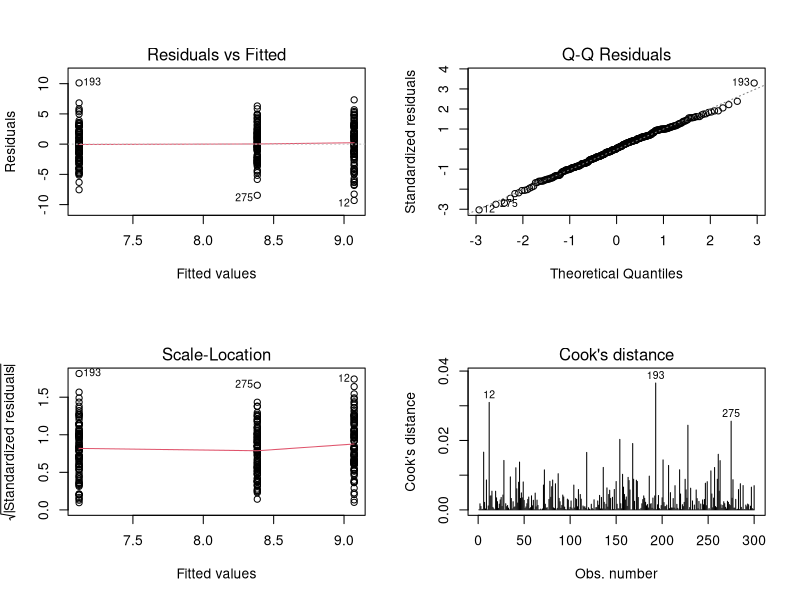
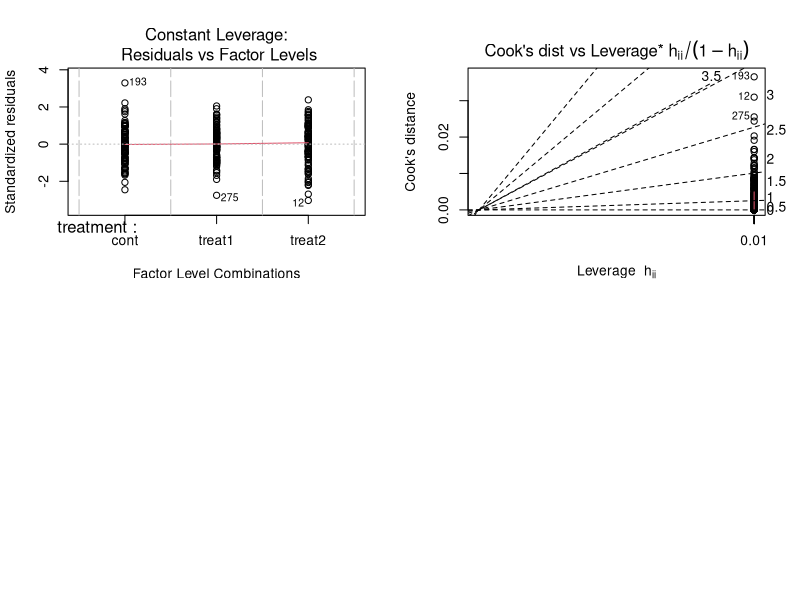
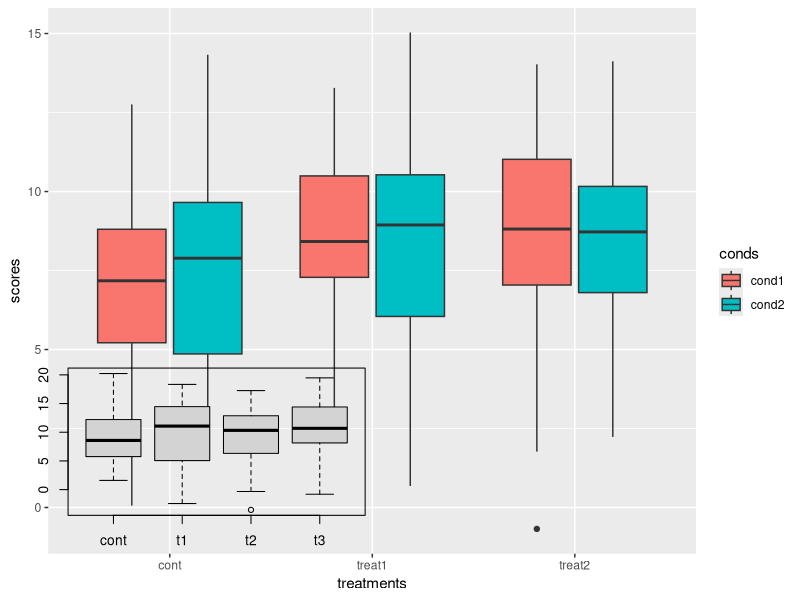
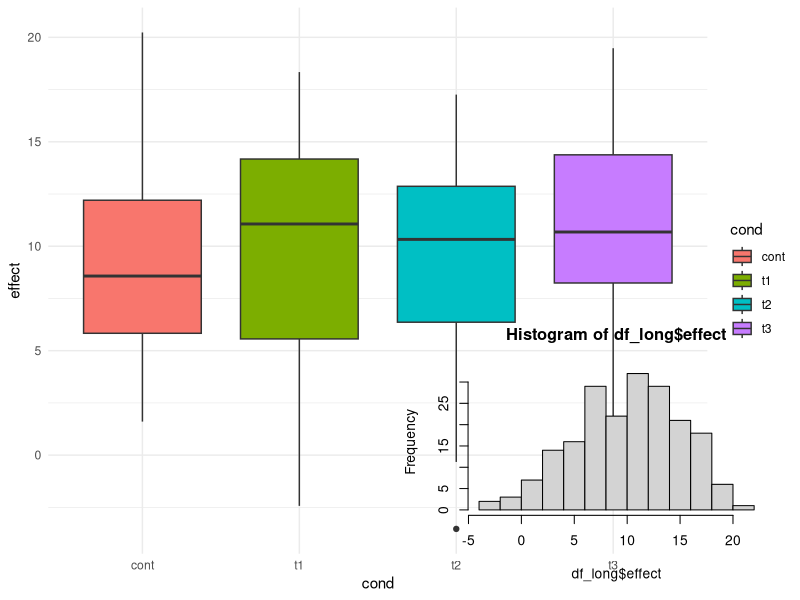
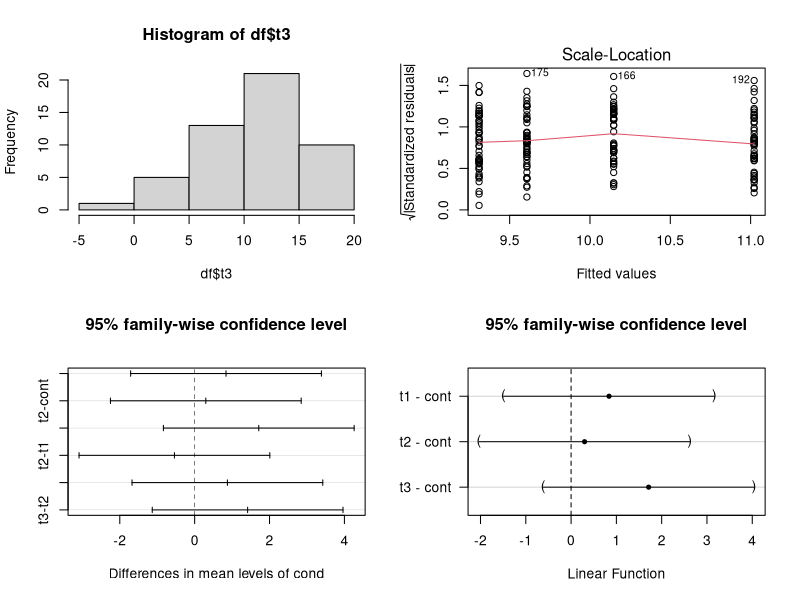

Reproduce these figures in R, in order.
library(tidyverse)
library(multcomp)
library(car) 
library(rstatix)

df <- data.frame(subj = paste("subject", 1:100, sep = "_"),
                 cont = rnorm(100, 7, 3),
                 treat1 = rnorm(100, 8.5, 3),
                 treat2 = rnorm(100, 9.25, 3))



df |> head()
df_long <- df |> 
    pivot_longer(
        col = 2:4,
        names_to = "treatment", 
        values_to = "effect"
    )
head(df_long)
model_df_aov <- aov(effect ~ treatment, df_long)
summary(model_df_aov)
par(mfrow = c(2, 2))
plot(model_df_aov, which = 1:4)
plot(model_df_aov, which = 5:6)

# Create data set for standard two way anova 



# ploting methods:
#interaction.plot(independent variable1, independent variable 2, 
#                dependent variable, main = "###", xlab = "##",
#                  ylab = " ", trace.label = "### treatment")

#
#

#   Data creation for two-way factorial ANOVA
df1 <- data.frame(subj = (rep(paste("subject", 1:50, sep = "_"),
                             time = 2)),
                 conds = rep(c("cond1", "cond2"), c(50, 50)),
                 cont = rnorm(100, 7, 3),
                 treat1 = rnorm(100, 8.5, 3),
                 treat2 = rnorm(100, 9.25, 3))
df1 |> head()

df_long1 <- pivot_longer(df1, 
    cols = 3:5,
    names_to = "treatments", 
    values_to = "scores"
)
head(df_long1)
ggplot(data = df_long1, aes(
    x = treatments, y = scores, fill = conds, )) + 
    geom_boxplot()
tail(df1)
model_aov1 <- aov(scores ~ conds * treatments + 
        Error(subj/(conds * treatments)), df_long1)

summary(model_aov1)
str(model_aov1)

model_aov1$`subj:conds:treatments`[1]

rep(1:4, each = 2) # Returns: 1 1 2 2 3 3 4 4
rep(1:4, 2) # Retuns: 1 2 3 4 1 2 3 4
rep(1:4, c(2, 2, 2, 2)) # Returns:  1 1 2 2 3 3 4 4
rep(1:4, c(2,3,4, 5)) # Returns: 1 1 2 2 2 3 3 3 3 4 4 4 4 4
rep(1:4, each = 2, times = 2)
                    # Returns: 1 1 2 2 3 3 4 4 1 1 2 2 3 3 4 4
rep(1:4, each = 2, length.out = 4) 
                    # Returns only the 4 digits 1 1 2 2

rep(1, 40*(1-.8)) # Returns:  1 1 1 1 1 1 1 ; 7 items returned not 8
rep(1, 40*(1-.8)+1e-7) # Returns: 1 1 1 1 1 1 1 1; 8 items.       
######

df <- matrix(rnorm(200, 10, 5), nrow = 50)
df <- as.data.frame(df)
class(df)
summary(df)
apply(df, 2, sd)
colnames(df) <- c("cont", "t1", "t2", "t3")
df
boxplot(df)

df_long <- pivot_longer(df,
             cols = 1:4,
             names_to = "cond",
             values_to = "effect")
df_long$cond <- as.factor(df_long$cond)

ggplot(df_long, aes(x = cond, y = effect)) +
    geom_boxplot(aes(fill = cond)) +
    theme_minimal()

model_aov <- aov(effect ~ cond, df_long)
summary(model_aov)
hist(df_long$effect)
hist(df$t3)
plot(model_aov, which = 3)
Tuk_mod_aov <- TukeyHSD(model_aov)
Tuk_mod_aov

plot(Tuk_mod_aov)


##  Dunnett test
glht(model_aov, linfct = mcp(cond = "Dunnett"))
summary(glht(model_aov, linfct = mcp(cond = "Dunnett")))
plot(glht(model_aov, linfct = mcp(cond = "Dunnett")))


################################################################

set.seed(123)
subject <- factor(1:10)
condition <- factor(rep(c("A", "B", "C"), each = 10))
score <- c(rnorm(10, mean = 15), rnorm(10, mean = 16), 
           rnorm(10, mean = 17))

# Creating a data frame
data <- data.frame(subject = rep(subject, 3), 
                   condition = condition, score = score)

paste("subject", 1:10, sep =  "_")
